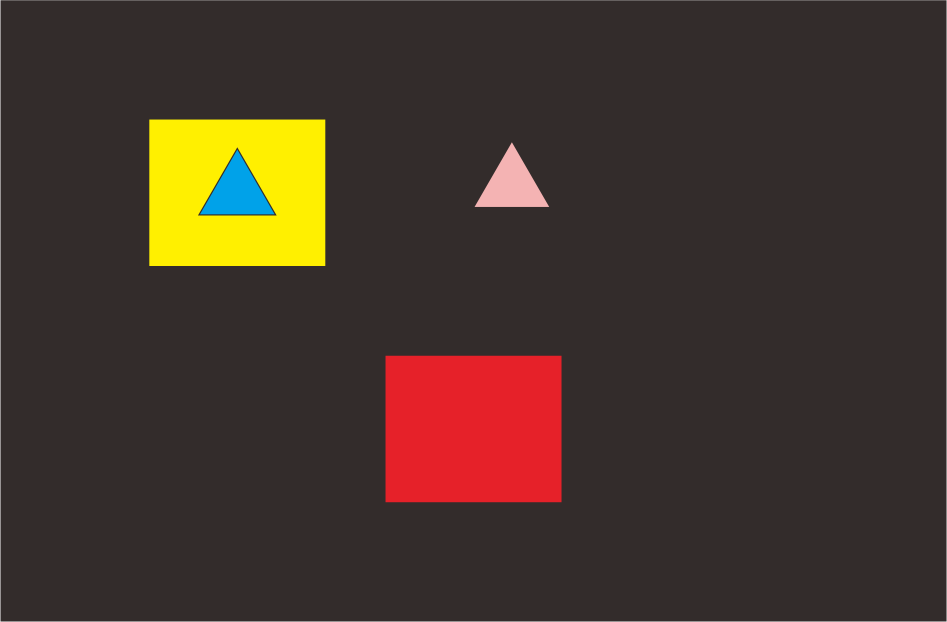
#> input picture shapeUji.png, 1894 x 1244 px, given in place of the camera (shown at 1/2 size)
$ python color.py
#> lines starting #> are read from the running program, lines starting #| are printed output that depends on the picture; after the words box and inside, x2 and y2 are one past the last pixel; in counts of white or black regions, pixels touching at a corner belong together
#importing Modules

from cv2 import cv2
import numpy as np

#Capturing Video through webcam.
cap = cv2.VideoCapture(0)

while(1):
        _, img = cap.read()
#> img is the input picture: shape (1244, 1894, 3); mean B, G, R 43, 52.7, 67.9

        #converting frame(img) from BGR (Blue-Green-Red) to HSV (hue-saturation-value)

        hsv = cv2.cvtColor(img, cv2.COLOR_BGR2HSV)
#> hsv: shape (1244, 1894, 3); mean H, S, V 13, 57.2, 68.8

        # [6 lines of commented-out code are left out]

        red_lower = np.array([136, 87, 111],np.uint8)
        red_upper = np.array([180, 255, 255],np.uint8)

        #finding the range yellow colour in the image
        # yellow = cv2.inRange(hsv, yellow_lower, yellow_upper)
        red = cv2.inRange(hsv, red_lower, red_upper)
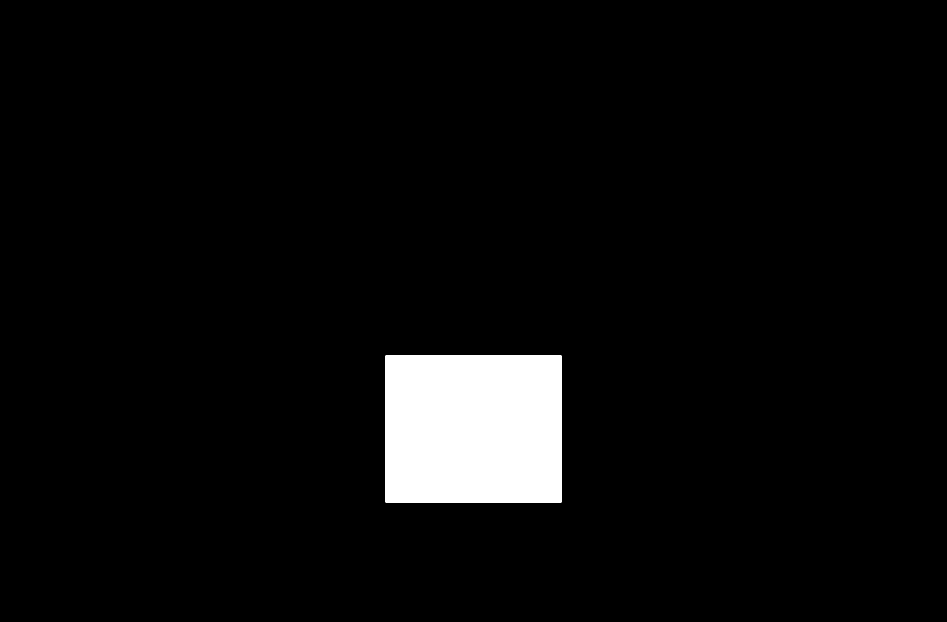
#> red: shape (1244, 1894) (shown at 1/2 size); 4.4% white; 1 white region, box (x1, y1, x2, y2) and area: (771, 711, 1123, 1005) 103488

        #Morphological transformation, Dilation
        kernal = np.ones((5 ,5), "uint8")

        # blue=cv2.dilate(yellow, kernal)
        blue=cv2.dilate(red, kernal)
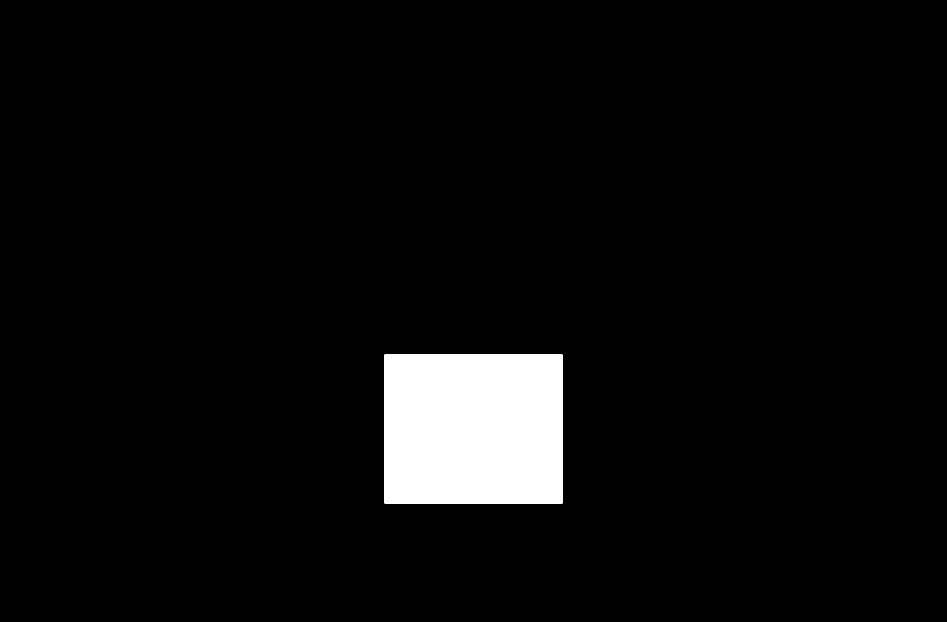
#> blue: shape (1244, 1894) (shown at 1/2 size); 4.5% white; 1 white region, box (x1, y1, x2, y2) and area: (769, 709, 1125, 1007) 106088

        # res=cv2.bitwise_and(img, img, mask = yellow)
        res=cv2.bitwise_and(img, img, mask = red)
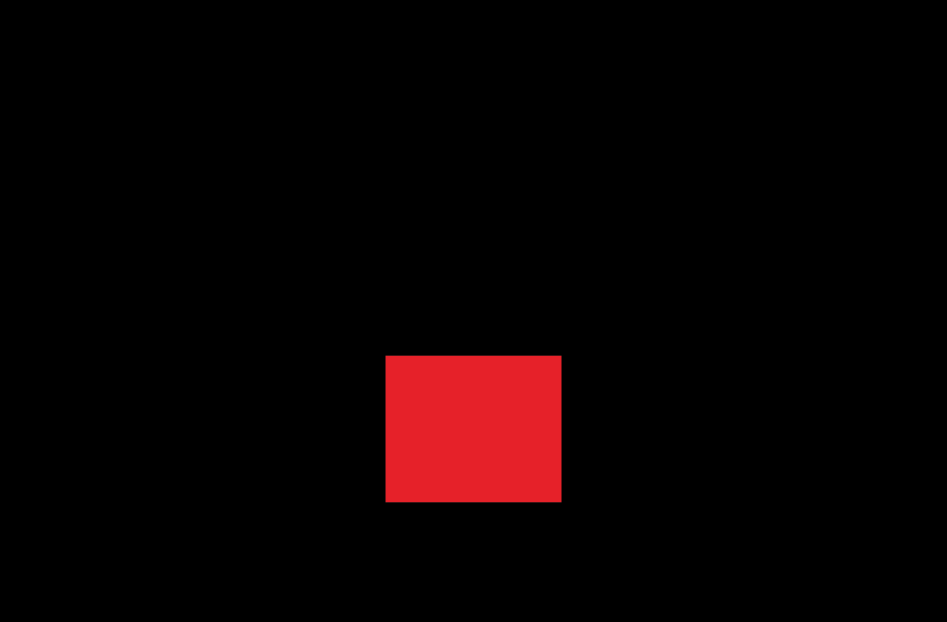
#> res: shape (1244, 1894, 3) (shown at 1/2 size); mean B, G, R 1.8, 1.5, 10.1

        #Tracking Colour (Yellow)
        (contours,hierarchy)=cv2.findContours(red,cv2.RETR_TREE,cv2.CHAIN_APPROX_SIMPLE)
#> contours = [[[771, 711], [771, 1004], [1122, 1004], [1122, 711]]]

        for pic, contour in enumerate(contours):
                area = cv2.contourArea(contour)
                if(area>900):

                        x,y,w,h = cv2.boundingRect(contour)
                        img = cv2.rectangle(img,(x,y),(x+w,y+h),(255,0,0),3)
#> this loop made 1 pass
#> (pic, contour, area, x, y, w, h) on pass 1: (0, [[771, 711], [771, 1004], [1122, 1004], [1122, 711]], 102843, 771, 711, 352, 294)
#> pass 1, `img = cv2.rectangle(img,(x,y),(x+w,y+h),(255,0,0),3)`:
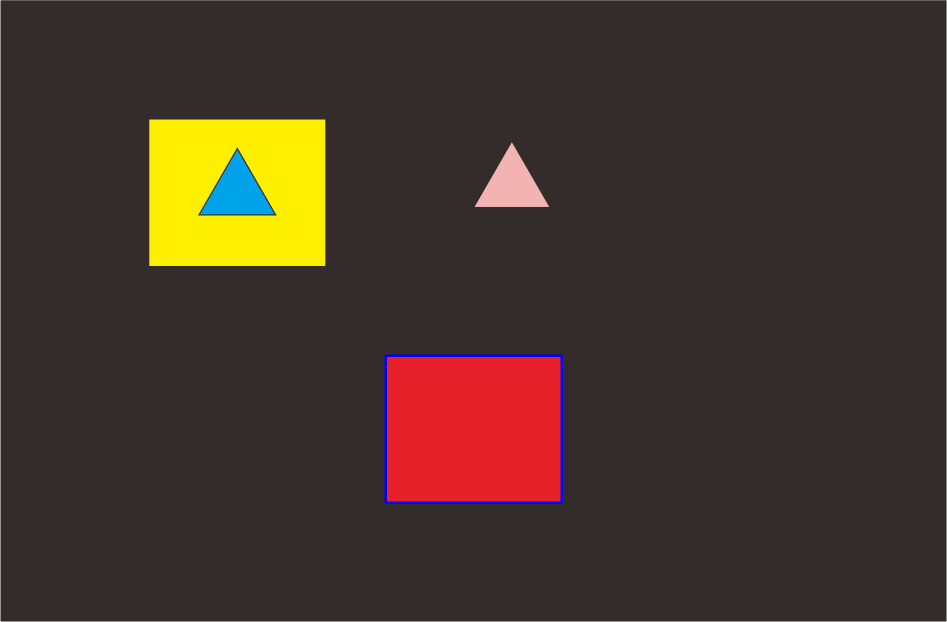
#> img: shape (1244, 1894, 3) (shown at 1/2 size); 0.27% of pixels changed, all inside (x1, y1, x2, y2) = (769, 709, 1126, 1008)

        cv2.imshow("Color Tracking",img)
        # img = cv2.flip(img,1)
        # cv2.imshow("Yellow",res)
        cv2.imshow("Red",res)
        # cv2.imshow("Yellow2",img)
        # cv2.imshow("blue",blue)
        if cv2.waitKey(10) & 0xFF == 27:
#> (key Esc is pressed here)
                cap.release()
                cv2.destroyAllWindows()
                break
